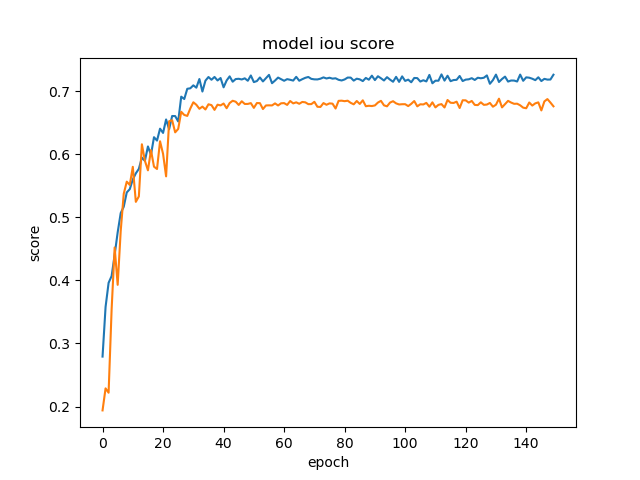
#> input picture folder1/train_summary/vgg16/iou1.png, 640 x 480 px, found by its file name; its folder holds 2 pictures in this run
$ jupyter execute --allow-errors 'iou selection.ipynb'   (shell and % lines are left out)
#> lines starting #> are read from the running program, lines starting #| are printed output that depends on the picture; pictures that were not available may be replaced by others from this repository, and a replacement may not be noted
### folder1/segmentation_models/__init__.py
import os
import functools
from .__version__ import __version__
from . import base

_KERAS_FRAMEWORK_NAME = 'keras'
_TF_KERAS_FRAMEWORK_NAME = 'tf.keras'

_DEFAULT_KERAS_FRAMEWORK = _KERAS_FRAMEWORK_NAME
_KERAS_FRAMEWORK = None
_KERAS_BACKEND = None
_KERAS_LAYERS = None
_KERAS_MODELS = None
_KERAS_UTILS = None
_KERAS_LOSSES = None


# [7 lines left out: function inject_global_losses, not called in this run]


def inject_global_submodules(func):
    @functools.wraps(func)
    def wrapper(*args, **kwargs):
        kwargs['backend'] = _KERAS_BACKEND
        kwargs['layers'] = _KERAS_LAYERS
        kwargs['models'] = _KERAS_MODELS
        kwargs['utils'] = _KERAS_UTILS
        return func(*args, **kwargs)

    return wrapper


# [7 lines left out: function filter_kwargs, not called in this run]


def framework():
    """Return name of Segmentation Models framework"""
    return _KERAS_FRAMEWORK


def set_framework(name):
    """Set framework for Segmentation Models

    Args:
        name (str): one of ``keras``, ``tf.keras``, case insensitive.

    Raises:
        ValueError: in case of incorrect framework name.
        ImportError: in case framework is not installed.

    """
#> called with name = 'keras'
    name = name.lower()
    # print("name=",name)
    if name == _KERAS_FRAMEWORK_NAME:
        import keras
        import efficientnet.keras  # init custom objects
    elif name == _TF_KERAS_FRAMEWORK_NAME:
        from tensorflow import keras
        import efficientnet.tfkeras  # init custom objects
    else:
        raise ValueError('Not correct module name `{}`, use `{}` or `{}`'.format(
            name, _KERAS_FRAMEWORK_NAME, _TF_KERAS_FRAMEWORK_NAME))

    global _KERAS_BACKEND, _KERAS_LAYERS, _KERAS_MODELS
    global _KERAS_UTILS, _KERAS_LOSSES, _KERAS_FRAMEWORK

    _KERAS_FRAMEWORK = name
    _KERAS_BACKEND = keras.backend
    _KERAS_LAYERS = keras.layers
    _KERAS_MODELS = keras.models
    _KERAS_UTILS = keras.utils
    _KERAS_LOSSES = keras.losses

    # allow losses/metrics get keras submodules
    base.KerasObject.set_submodules(
        backend=keras.backend,
        layers=keras.layers,
        models=keras.models,
        utils=keras.utils,
    )
#> (this line was passed over: segmentation_models is not available in this run)
#> `img=cv2.resize(img,(224,224),interpolation = cv2.INTER_CUBIC)`:
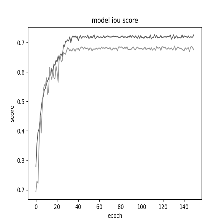
#> img: shape (224, 224); min 0, max 255, mean 250.1


# set default framework
_framework = os.environ.get('SM_FRAMEWORK', _DEFAULT_KERAS_FRAMEWORK)
try:
    set_framework(_framework)
except ImportError:
    other = _TF_KERAS_FRAMEWORK_NAME if _framework == _KERAS_FRAMEWORK_NAME else _KERAS_FRAMEWORK_NAME
    set_framework(other)

print('Segmentation Models: using `{}` framework.'.format(_KERAS_FRAMEWORK))

# import helper modules
from . import losses
from . import metrics
from . import utils

# wrap segmentation models with framework modules
from .backbones.backbones_factory import Backbones
from .models.unet import Unet as _Unet
from .models.pspnet import PSPNet as _PSPNet
from .models.linknet import Linknet as _Linknet
from .models.fpn import FPN as _FPN

Unet = inject_global_submodules(_Unet)
PSPNet = inject_global_submodules(_PSPNet)
Linknet = inject_global_submodules(_Linknet)
FPN = inject_global_submodules(_FPN)
get_available_backbone_names = Backbones.models_names


# [9 lines left out: function get_preprocessing, not called in this run]


__all__ = [
    'Unet', 'PSPNet', 'FPN', 'Linknet',
    'set_framework', 'framework',
    'get_preprocessing', 'get_available_backbone_names',
    'losses', 'metrics', 'utils',
    '__version__',
]

### folder1/iou selection.ipynb
[cell 1]
import segmentation_models as sm
import os
os.environ["CUDA_VISIBLE_DEVICES"]="0"
import numpy as np
import cv2
import matplotlib.pyplot as plt

BACKBONE = 'vgg16'
#> (the rest of this cell did not finish here and is left out)

[cell 2]
dirpath = 'D:/ML_project/test/images_new_selected/'

imgpths=[]

for pth in os.listdir(dirpath):
    if '.png' in pth:
        imgpths.append(os.path.join(dirpath,pth))

[cell 3]
val_mask = 'D:/ML_project/test/masks_new_selected/'

[cell 4]
roc_points=[]
th_list=np.arange(0,260,5)
#> (the rest of this cell did not finish here and is left out)

[cell 5]
fpr_array = []
tpr_array = []
for i in range(len(roc_points) - 1):
    point1 = roc_points[i]
    point2 = roc_points[i + 1]
    tpr_array.append([point1[0], point2[0]])
    fpr_array.append([point1[1], point2[1]])

#> (the rest of this cell did not finish here and is left out)

[cell 6]
x=[]
y=[]
for i in range(len(roc_points)):
    points1 = roc_points[i]
    x.append(points1[0])
    y.append(points1[1])

plt.plot(x,y, 'r', lw=2)
plt.plot([0, 1], [0, 1], 'k-', lw=2)
plt.xlabel('False Positive Rate')
plt.ylabel('True Positive Rate')
#> (the rest of this cell did not finish here and is left out)

[cell 7]
len(roc_points)

#> (a cell that did not finish here is left out)

[cell 9]
iou_points=[]
th_list=np.arange(0,260,5)
#> (the rest of this cell did not finish here and is left out)

#> (a cell that did not finish here is left out)

#> (a cell that did not finish here is left out)

#> (a cell that did not finish here is left out)

#> (a cell that did not finish here is left out)

[cell 14]
from skimage import exposure
import cv2
import matplotlib.pyplot as plt
import os

[cell 15]
dirpath = 'D:/ML_project/test/images_new_selected/'

imgpths=[]

print(len(os.listdir(dirpath)))

[cell 16]
print("hi")
for pth in os.listdir(dirpath):
#     print("h")
#     if '.png' in pth[10:]:
#         print("hi")
        img=cv2.imread(os.path.join(dirpath,pth),0)

        gamma_corrected = exposure.adjust_gamma(img, 0.5)
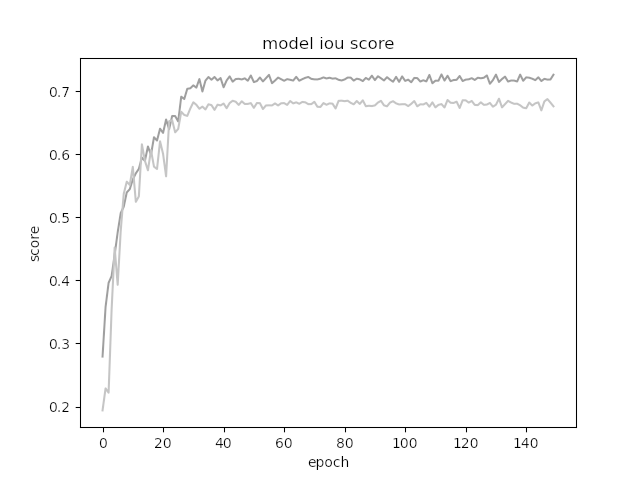
#> gamma_corrected: shape (480, 640); min 0, max 255, mean 251.5
        plt.subplot(121),plt.imshow(img,'gray')
        plt.subplot(122),plt.imshow(gamma_corrected,'gray')
        plt.show()
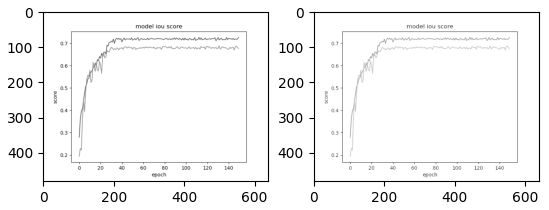
#> figure drawn by matplotlib, 2 panels
